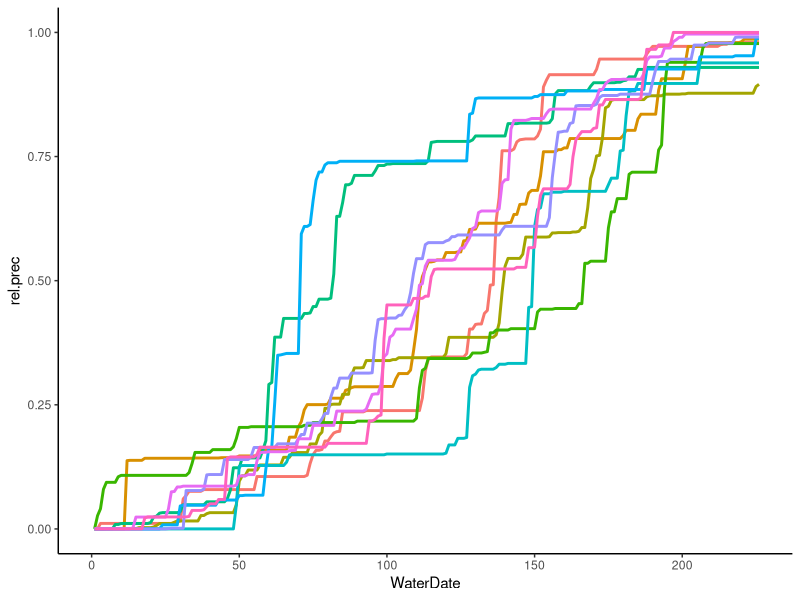
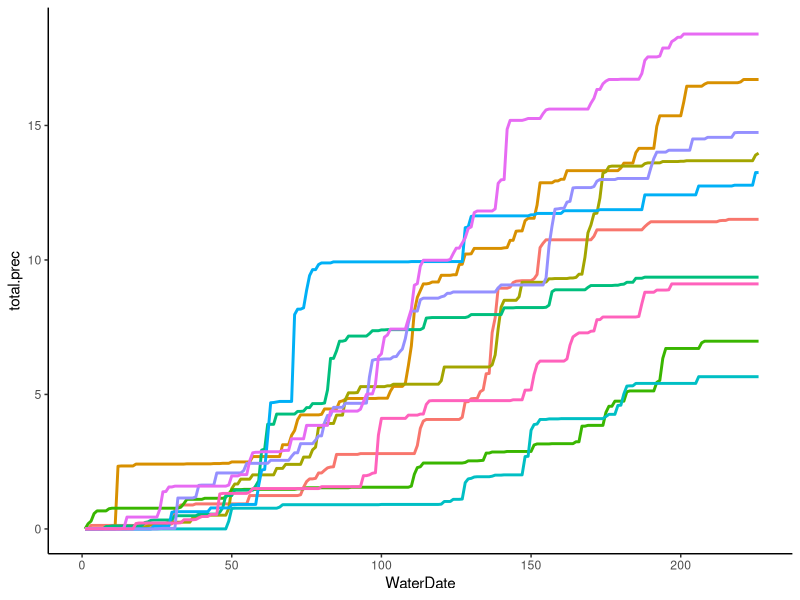
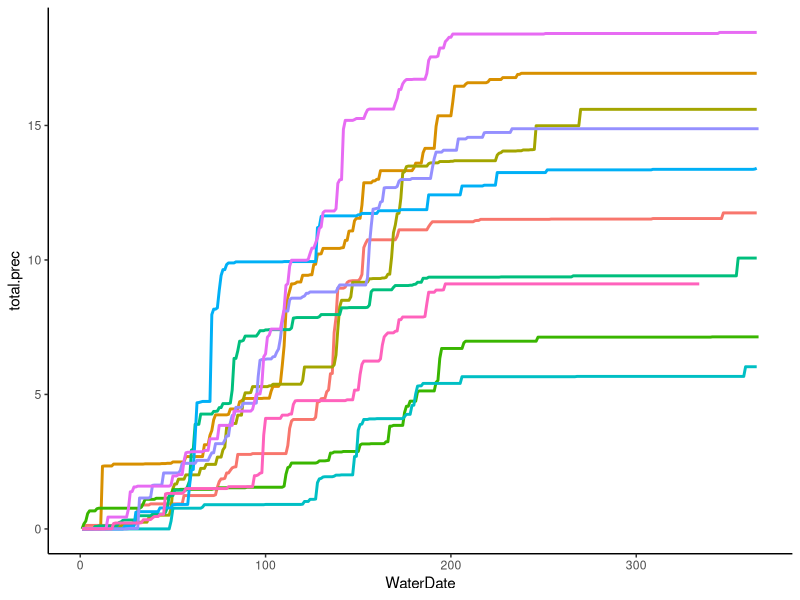
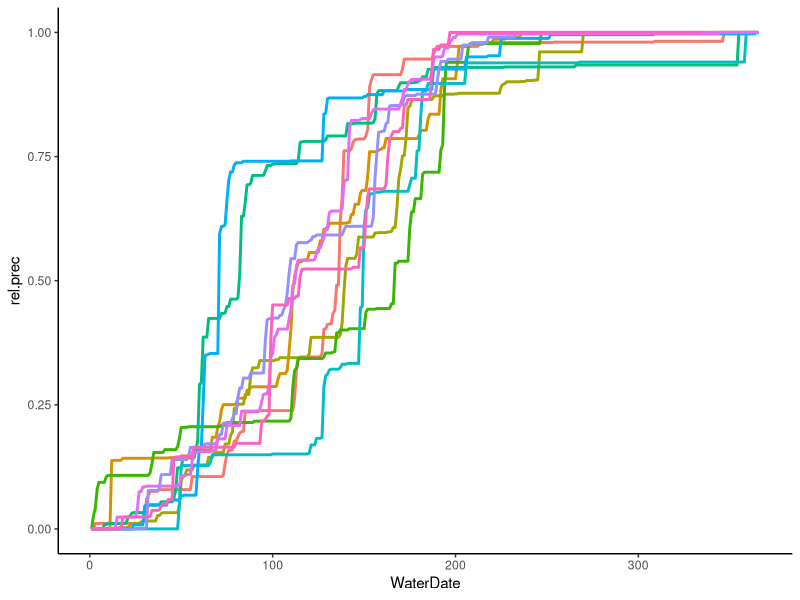
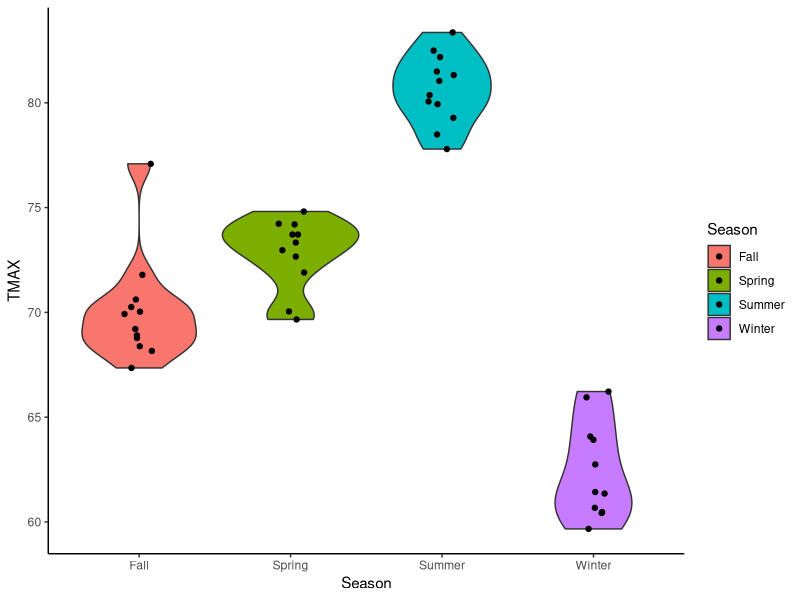
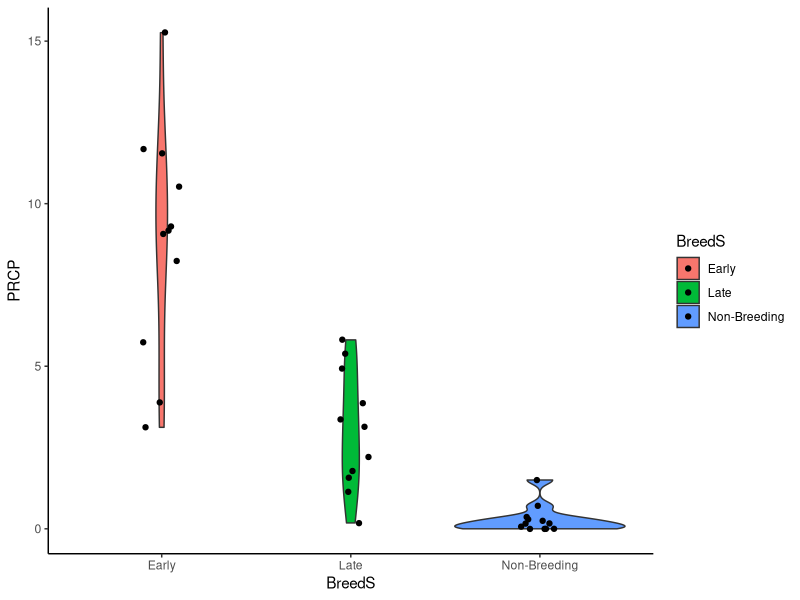

Write R code to recreate these figures, in order.
# The purpose of this project is to explore the historical patterns of Rib load
# and PSRE malf. in the Bay area + Lass and into explore any additional pattern 
# explained by climate variables. This data is from 10 sites across 9 years of 
# data for the bay area and 2 sites over 20 years of data lets get to it 


### This code is to maniuate climate data to get it into a format to began 
### building models explore the impact of climate on rib load and malformations
### 
### The first half of the code focuses on the bay area and the second half on
### lassen

## Creation date : 11/06/2018

library(tidyverse)

library(lme4)

setwd("~/Desktop/Current_Projects/Amphibian_Occ/Amphib_Occ_Prog")

## ok lets try to add some weather patterns

weather.df <- read.csv("./Data/Bay_Weather_07_18.csv")


weatherSJ.df <- filter(weather.df, NAME == "SAN JOSE") ## Isolate San Jose

## First step is to reshape the date to account for water year

weatherSJ.df$Date <-  as.Date( weatherSJ.df$DATE ,"%m/%d/%y") ## Extracting date

## Temporary variable to extract julian date

at1 <- as.POSIXlt( weatherSJ.df$Date, format= "%Y-%M-%D") 

## Adding julian date 

weatherSJ.df$Julian <- at1$yday 

## Somehow still missing Year

weatherSJ.df$Year <- lubridate::year(weatherSJ.df$Date)

## Need to recreate new Julian date for the start of the water year

weatherSJ.df$WaterDate <- rep(NA, nrow(weatherSJ.df))

for( i in 1:nrow(weatherSJ.df)) {
    if( weatherSJ.df$Year[i] == 2012 | weatherSJ.df$Year[i] == 2016 | 
        weatherSJ.df$Year[i] == 2008 ){ ## These dates are for the leap years
        if( weatherSJ.df$Julian[i] < 275 ){
            weatherSJ.df$WaterDate[i] <- weatherSJ.df$Julian[i] + 92
        }else{
            weatherSJ.df$WaterDate[i] <- weatherSJ.df$Julian[i] - 274
        }
    }else{ ## Normal non-leap year
        if( weatherSJ.df$Julian[i] < 274 ){
            weatherSJ.df$WaterDate[i] <- weatherSJ.df$Julian[i] + 92
        }else{
            weatherSJ.df$WaterDate[i] <- weatherSJ.df$Julian[i] - 273
        } 
    }
}


## Creating new variable for the specific water year

weatherSJ.df$WaterYear <- rep(NA, nrow(weatherSJ.df))

for( i in 1:nrow(weatherSJ.df)) {
    if( weatherSJ.df$Year[i] == 2012 | weatherSJ.df$Year[i] == 2016| 
        weatherSJ.df$Year[i] == 2008   ){ ## Leap year
        if( weatherSJ.df$Julian[i] < 275 ){
            weatherSJ.df$WaterYear[i] <- weatherSJ.df$Year[i]
        }else{
            weatherSJ.df$WaterYear[i] <- weatherSJ.df$Year[i] +1
        }
    }else{ ## Non-Leap year
        if( weatherSJ.df$Julian[i] < 274 ){ 
            weatherSJ.df$WaterYear[i] <- weatherSJ.df$Year[i]
        }else{
            weatherSJ.df$WaterYear[i] <- weatherSJ.df$Year[i] +1
        }
    }
}


###  Creating a new variable for cummulative sum of precip and relative precip

weatherSJ.df <- weatherSJ.df %>%
    group_by( WaterYear) %>% ## summing across water years 
    mutate(
        total.prec = cumsum(PRCP) ,
        rel.prec = total.prec/max(total.prec)
    )


### New variable for season , kind of ignoring leap year differences figure it
### is close enough

weatherSJ.df$Season <- rep(NA, nrow(weatherSJ.df))

for( i in 1:nrow(weatherSJ.df)) {
    if( weatherSJ.df$Julian[i] < 80 | weatherSJ.df$Julian[i] >= 355 ) {
        weatherSJ.df$Season[i] <- "Winter"
    }
    if( weatherSJ.df$Julian[i] >= 80 & weatherSJ.df$Julian[i] < 172 ) {
        weatherSJ.df$Season[i] <- "Spring"
    }
    if( weatherSJ.df$Julian[i] >= 172 & weatherSJ.df$Julian[i] < 264  ) {
        weatherSJ.df$Season[i] <- "Summer"
    }
    if( weatherSJ.df$Julian[i] >= 264 & weatherSJ.df$Julian[i] < 355  ) {
        weatherSJ.df$Season[i] <- "Fall"
    }
}

### Adding new variable for breeding season 
### Early breeding season is from October to March
### Late Breeding is from March to June
### None Breeding is from June till the end of September

weatherSJ.df$BreedS <- rep(NA, nrow(weatherSJ.df))

for( i in 1:nrow(weatherSJ.df)) {
    if( weatherSJ.df$Julian[i] < 60 | weatherSJ.df$Julian[i] >= 274 ) {
        weatherSJ.df$BreedS[i] <- "Early"
    }
    if( weatherSJ.df$Julian[i] >= 60 & weatherSJ.df$Julian[i] < 152 ) {
        weatherSJ.df$BreedS[i] <- "Late"
    }
    if( weatherSJ.df$Julian[i] >= 152 & weatherSJ.df$Julian[i] < 274  ) {
        weatherSJ.df$BreedS[i] <- "Non-Breeding"
    }
}

weatherSpan.df <- filter( weatherSJ.df, WaterYear > 2008)

### Plotting relative precipation from the start of the water year to may 15

ggplot( weatherSpan.df, aes( x= WaterDate, y= rel.prec, 
                             color= as.factor(WaterYear)))+
    geom_line(size=1) + theme_classic() + xlim(0,226)+ 
    theme( legend.position = "none")

### Plotting cummulative precipation from the start of the water year to may 15

ggplot( weatherSpan.df, aes( x = WaterDate, y= total.prec, 
                             color = as.factor(WaterYear)))+
    geom_line(size = 1) + theme_classic() + xlim(0,226)+ 
    theme( legend.position = "none")

## Plotting cummulative precip across the whole water year

ggplot(weatherSpan.df, aes( x = WaterDate, y= total.prec, 
                            color = as.factor(WaterYear)))+
    geom_line(size=1) + theme_classic() + 
    theme( legend.position = "none" )

## Plotting relative precip across the whole water year

ggplot( weatherSpan.df, aes( x= WaterDate, y= rel.prec, 
                             color= as.factor(WaterYear)))+
    geom_line(size=1) + theme_classic() +
    theme( legend.position = "none")


###### Calculating annual summary statistics ######

## Precip by year

precip.df <- weatherSpan.df %>%
    group_by( WaterYear) %>%
    summarise(
        Precip = sum(PRCP)
    )

## Mean temp across year and season

temp.df <- aggregate(TMAX ~ WaterYear * Season , data= weatherSJ.df, FUN=mean)

## Exploring general patterns of mean max temperature across season

ggplot( temp.df, aes( y= TMAX, x=Season, fill=Season)) +geom_violin() + 
    geom_jitter(width=0.1) + theme_classic()

## Replacing season with breading season

breed.df <- aggregate(PRCP ~ WaterYear * BreedS , data= weatherSJ.df, FUN=sum)

ggplot( breed.df, aes( y= PRCP, x=BreedS, fill= BreedS )) +geom_violin() + 
    geom_jitter(width=0.1) + theme_classic()

bSpread.df <- breed.df %>% spread(BreedS, PRCP )

### Isolating different season temperature data 
### Probably a better way to do this but this works

summer.df <- filter( temp.df, Season == "Summer" )

colnames(summer.df) <- c("WaterYear", "Season", "SummerTemp")

summer.df <- select( summer.df, c("WaterYear", "SummerTemp"))

spring.df <- filter( temp.df, Season == "Spring" )

colnames(spring.df) <- c("WaterYear", "Season", "SpringTemp")

spring.df <- select( spring.df, c("WaterYear", "SpringTemp"))

### Isolating different season Precip data 

sPrec.df <- aggregate(PRCP ~ WaterYear * Season , data= weatherSJ.df, FUN=sum)

## Fall precip

fallPre.df <-  filter( sPrec.df, Season == "Fall" )

colnames(fallPre.df) <- c("WaterYear", "Season", "FallPrec")

fallPre.df<- select( fallPre.df, c("WaterYear", "FallPrec"))

## winter precip

winterPre.df <-  filter( sPrec.df, Season == "Winter" )

colnames(winterPre.df) <- c("WaterYear", "Season", "WinterPrec")

winterPre.df <- select( winterPre.df, c("WaterYear", "WinterPrec"))

## spring precip

springPre.df <-  filter( sPrec.df, Season == "Spring" )

colnames(springPre.df) <- c("WaterYear", "Season", "SpringPrec")

springPre.df<- select( springPre.df, c("WaterYear", "SpringPrec"))


## Combinding for full data set

weather.df <- full_join( precip.df ,bSpread.df,
                           by ="WaterYear")

weather.df  <- full_join( weather.df ,
                           summer.df , by = "WaterYear")

weather.df <- full_join(weather.df ,
                           spring.df , by = "WaterYear" )

weather.df  <- full_join(weather.df  , 
                           fallPre.df , by = "WaterYear" )

weather.df <- full_join( weather.df ,
                           winterPre.df, by = "WaterYear" )

weather.df  <- full_join(weather.df  ,
                           springPre.df, by = "WaterYear" )

## Writing a new csv file from the compiled climate data

#write.csv( weather.df, file = "bay_weather.csv")

